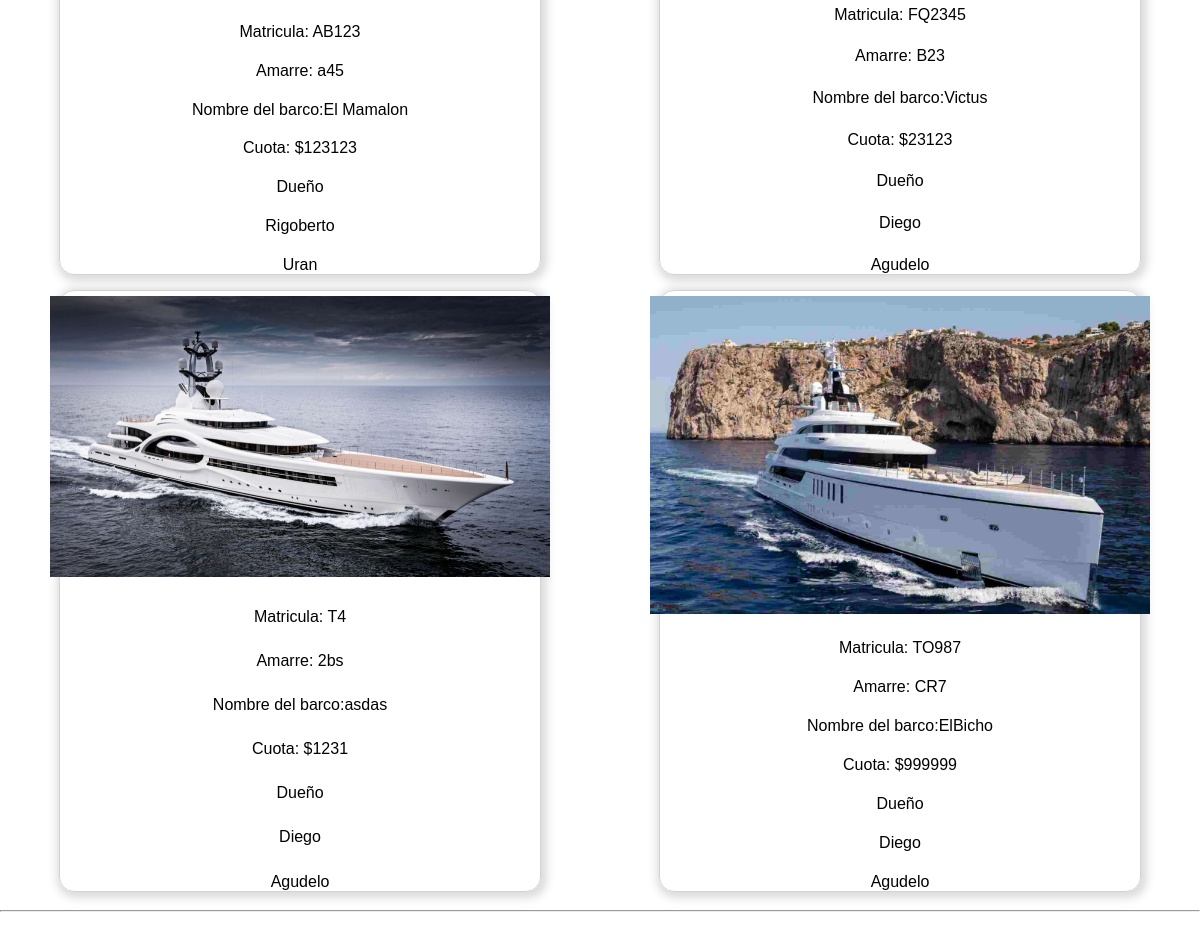
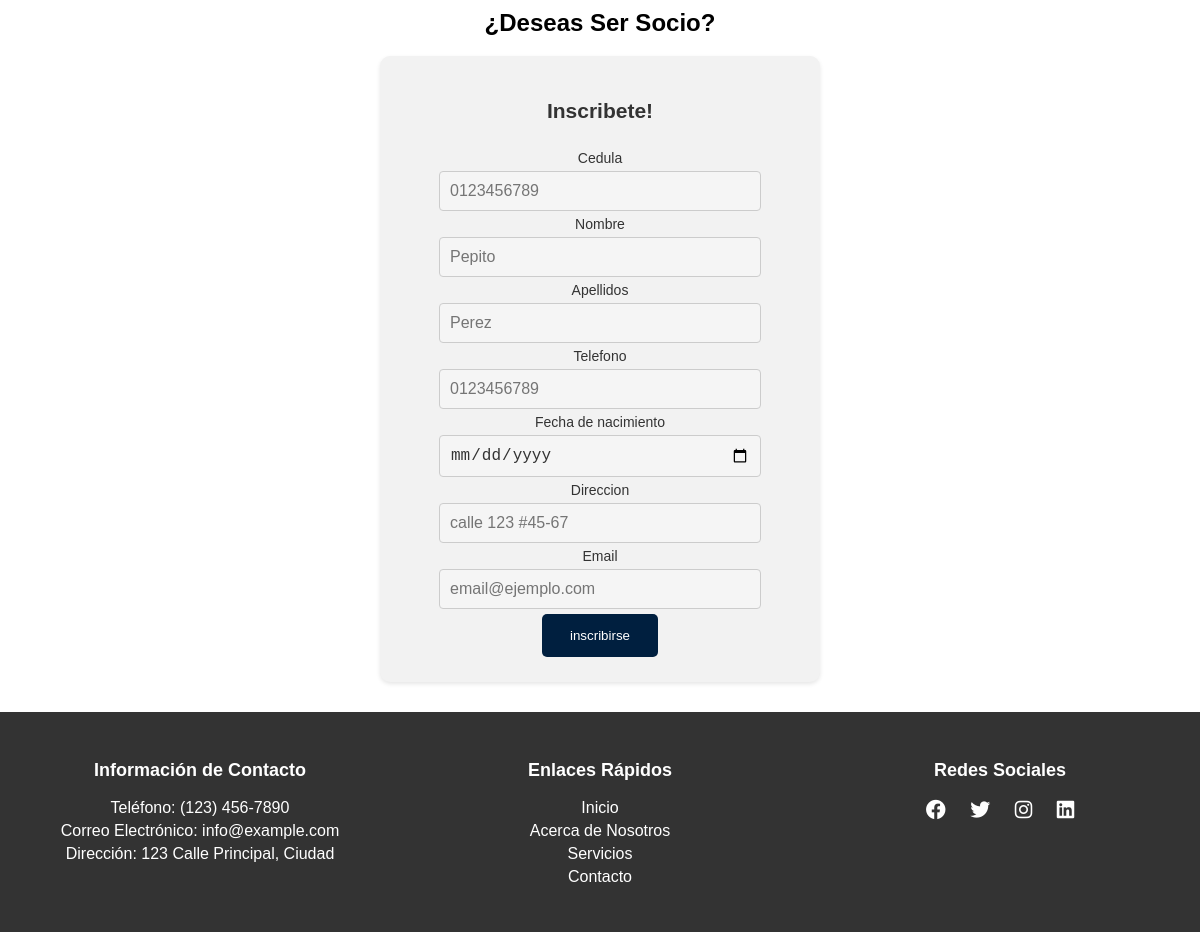
Before: / (lower part) with the older database file (2 pictures, top to bottom).
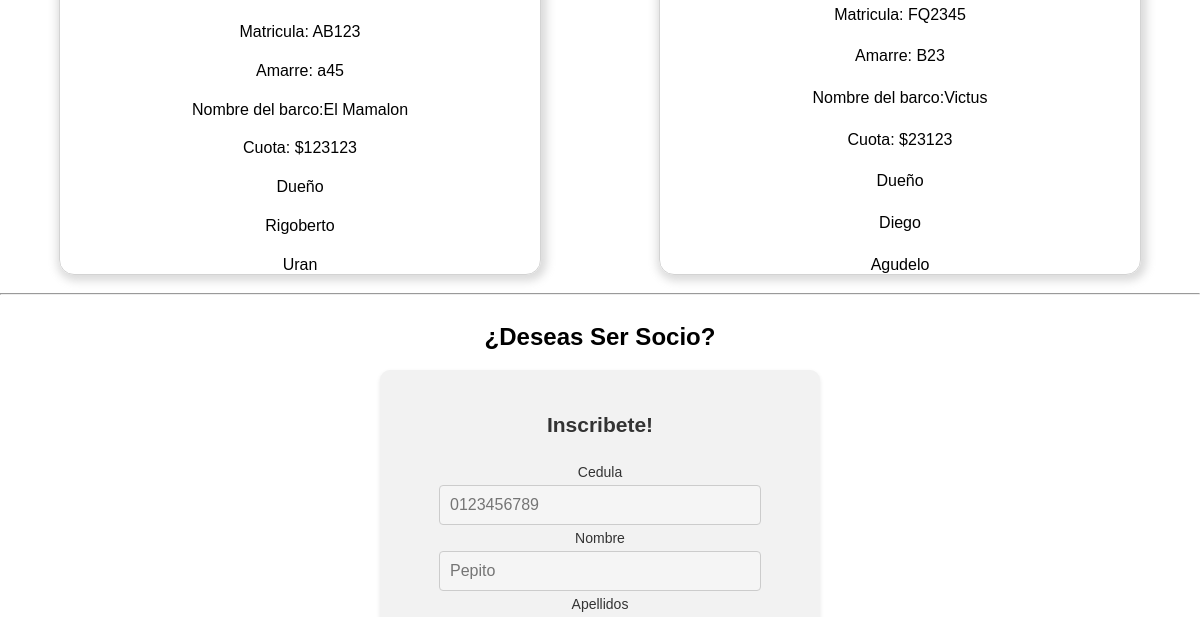
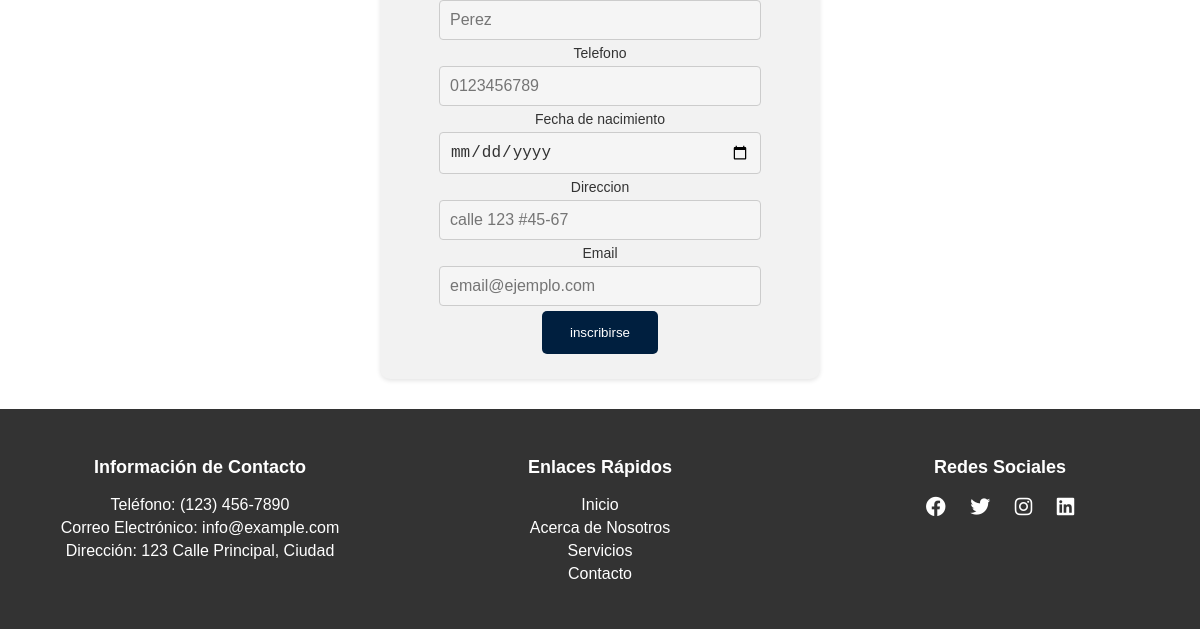
After: the same page with the newer database file (2 pictures, top to bottom).
### tables this page shows
CREATE TABLE `barco` (
  `NumMatricula` varchar(7) NOT NULL,
  `NombreBarco` varchar(30) NOT NULL,
  `NumeroAmarre` varchar(3) NOT NULL,
  `Cuota` float NOT NULL,
  `Foto` varchar(300) DEFAULT NULL,
  `Usuario` varchar(12) NOT NULL
);

CREATE TABLE `usuario` (
  `Cedula` varchar(12) NOT NULL,
  `Nombre` varchar(50) NOT NULL,
  `Apellidos` varchar(50) NOT NULL,
  `TipoUsuario` varchar(5) NOT NULL,
  `Telefono` varchar(15) NOT NULL,
  `FechaNacimiento` date NOT NULL,
  `Direccion` varchar(100) NOT NULL,
  `Email` varchar(50) NOT NULL
);

### index.php (the view, shortened to what this page needs)
<!DOCTYPE html>
<html lang="es">
<head>
    <link rel="stylesheet" href="https://cdnjs.cloudflare.com/ajax/libs/font-awesome/6.1.0/css/all.min.css">
    <link rel="stylesheet" type="text/css" href="./css/style.css">
</head>
<body>
    <div class="page-container">
        <div class="containBarcos">
            <?php
            $conexion = conectarBD();
            $queryUsuarios = "SELECT NumMatricula, NombreBarco,NumeroAmarre, Cuota,Foto, U.Nombre,u.Apellidos FROM `barco` AS B INNER JOIN `Usuario` AS U ON B.Usuario=U.Cedula AND Foto!='NULL' WHERE 1 LIMIT 4; ";
            $resultado = mysqli_query($conexion, $queryUsuarios);
            if (mysqli_num_rows($resultado) > 0) {
                while ($row = mysqli_fetch_array($resultado)) {
                    echo '<div class="tarjeta">';
                    echo '<div class="cuerpo">';
                    echo '<img src="';
                    if ($row['Foto'] == 'NULL') {
                        echo './admin/img/yatch.png';
                    } else {
                        echo './admin' . $row['Foto'];
                    }
                    echo '">';
                    echo '</div>';
                    echo '<div class="titulo">Matricula: ' . $row['NumMatricula'] . '</div>';
                    echo '<div class="titulo">Amarre: ' . $row['NumeroAmarre'] . '</div>';
                    echo '<div class="cuerpo">Nombre del barco:' . $row['NombreBarco'] . '</div>';
                    echo '<div class="cuerpo">Cuota: $' . $row['Cuota'] . '</div>';
                    echo '<div class="titulo">Dueño</div>';
                    echo '<div class="cuerpo">' . $row['Nombre'] . '</div>';
                    echo '<div class="cuerpo">' . $row['Apellidos'] . '</div>';
                    echo '</div>';
                }
            }
            ?>
        </div>
    </div>
    <hr>
    <div class="containForm">
        <div>
            <h2>¿Deseas Ser Socio?</h2>
        </div>
        <div class="Form">
            <form action="./admin/components/insertar.php" method="post">
                <label for="">
                    <h2>Inscribete!</h2>
                </label>
                <label for="">Cedula</label>
                <input class="input" type="text" name="cedula" id="codigo" placeholder="0123456789" required>
                <label for="">Nombre</label>
                <input class="input" type="text" name="nombre" id="Nombre" placeholder="Pepito" required>
                <label for="">Apellidos</label>
                <input class="input" type="text" name="apellidos" id="codigo" placeholder="Perez" required>
                <label for="">Telefono</label>
                <input class="input" type="text" name="telefono" id="codigo" placeholder="0123456789" required>
                <label for="">Fecha de nacimiento</label>
                <input class="input" type="date" name="fechanacimiento" id="codigo" required>
                <label for="">Direccion</label>
                <input class="input" type="text" name="direccion" id="codigo" placeholder="calle 123 #45-67" required>
                <label for="">Email</label>
                <input class="input" type="text" name="email" id="codigo" placeholder="email@ejemplo.com" required>
                <button class="btn success" type="submit">inscribirse</button>
            </form>
        </div>
    </div>
    <footer>
        <div class="footer-content">
            <div class="footer-section">
                <h3>Información de Contacto</h3>
                <ul>
                    <li>Teléfono: (123) 456-7890</li>
                    <li>Correo Electrónico: info@example.com</li>
                    <li>Dirección: 123 Calle Principal, Ciudad</li>
                </ul>
            </div>
            <div class="footer-section">
                <h3>Enlaces Rápidos</h3>
                <ul>
                    <li><a href="#">Inicio</a></li>
                    <li><a href="#">Acerca de Nosotros</a></li>
                    <li><a href="#">Servicios</a></li>
                    <li><a href="#">Contacto</a></li>
                </ul>
            </div>
            <div class="footer-section">
                <h3>Redes Sociales</h3>
                <div class="footer-social">
                    <a href="#"><i class="fab fa-facebook"></i></a>
                    <a href="#"><i class="fab fa-twitter"></i></a>
                    <a href="#"><i class="fab fa-instagram"></i></a>
                    <a href="#"><i class="fab fa-linkedin"></i></a>
                </div>
            </div>
        </div>
    </footer>
</body>
</html>

Changed rows visible on the page:
removed barco: Foto (picture), NumMatricula "T4", NumeroAmarre "2bs", NombreBarco "asdas", Cuota "1231", Usuario.Nombre "Diego", Usuario.Apellidos "Agudelo"
removed barco: Foto (picture), NumMatricula "TO987", NumeroAmarre "CR7", NombreBarco "ElBicho", Cuota "999999", Usuario.Nombre "Diego", Usuario.Apellidos "Agudelo"
